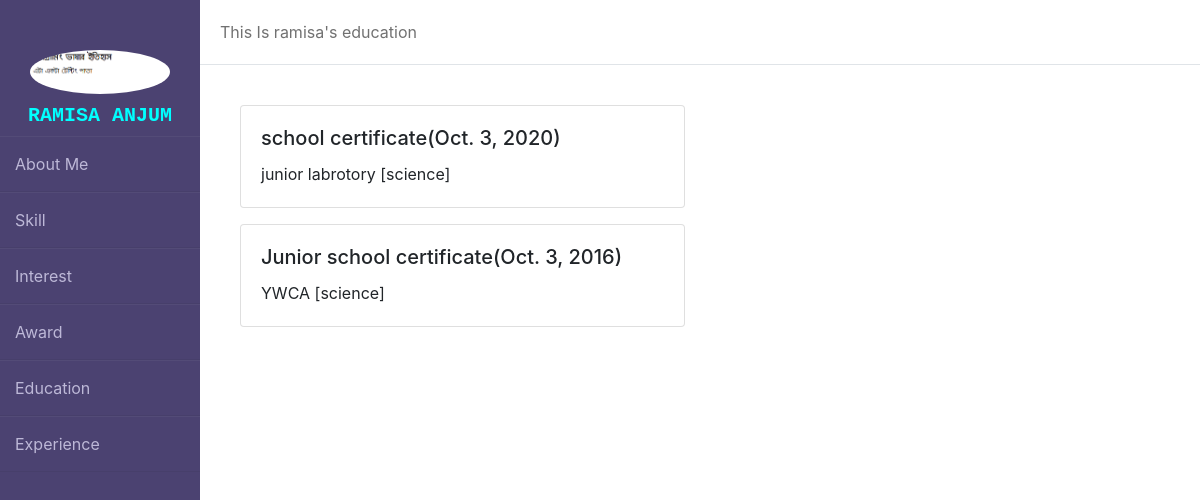
The page /portfolio/ramisa/education on the database its author committed.
### portfolioapp/models.py (models this page shows, shortened)
class Profile(models.Model):
    user = models.OneToOneField(User, on_delete=models.CASCADE)
    name = models.CharField(max_length = 250)
    photo = models.ImageField()
    address = models.CharField(max_length = 250, blank = True, null = True)
    fb_id = models.CharField(max_length = 250, blank=True, null=True)
    linkedin_id = models.CharField(max_length = 250, blank=True, null=True)

class Education(models.Model):
    user = models.ForeignKey(User, on_delete=models.CASCADE)
    name_of_institution = models.CharField(max_length = 250)
    passing_year = models.DateField()
    department = models.CharField(max_length = 250)
    name_of_degree = models.CharField(max_length = 250)

### portfolioapp/views.py (the view)
# urls.py: path('<name>/education', education, name='education'),
def education(request, name):
    profile = Profile.objects.get(user__username = name)
    education = Education.objects.filter(user__username = name)
    context = {'education':education, 'name':name, 'title':'education', 'profile':profile}
    return render(request, 'education.html', context)

### templates/education.html (shortened to what this page needs)
{% extends 'base.html' %}
{% block profile %}
<img src="{{profile.photo.url}}">
    <h4>{{ profile.name }}</h4>
{% endblock %}
{% block name %}
    {{ name }}<span>'s </span>{{ title }}
{% endblock %}
{% block content %}
    {% for i in education %}
    <div class="row mt-3">
        <div class="col-sm-6">
          <div class="card">
            <div class="card-body">
              <h5 class="card-title">{{ i.name_of_degree }}({{ i.passing_year }})</h5>
              <p class="card-text">{{ i.name_of_institution }} [{{ i.department }}]</p>
            </div>
          </div>
        </div>
      </div>
    {% endfor %}
{% endblock %}

### templates/base.html (shortened to what this page needs)
{% load static %}
<!DOCTYPE html>
<html>
    <head>
        <link rel="stylesheet" href="{% static 'css/style.css' %}">
       <link rel="stylesheet" href="https://maxcdn.bootstrapcdn.com/bootstrap/4.0.0/css/bootstrap.min.css">
    </head>
    <body>
        <div class="wrapper">
            <div class="sidebar">
                <center>
                    {% block profile %}
                    {% endblock %}
                </center>
            <ul>
                <li><a href="about-me">About Me</a></li>
                <li><a href="skill">Skill</a></li>
                <li><a href="interest">Interest</a></li>
                <li><a href="award">Award</a></li>
                <li><a href="education">Education</a></li>
                <li><a href="experience">Experience</a></li>
            </ul>
            </div>
            <div class="main_content">
                <div class="header">This Is {% block name %}{% endblock %}</div>
                <div class="info">
                    <div>
                        {% block content %}
                        {% endblock %}
                    </div>
                </div>
            </div>
        </div>
    </body>
</html>

### static/css/style.css (style rules this page uses)
* { margin: 0; padding: 0; text-decoration: none; list-style: none; }
body { background:#f3f5f9; }
.wrapper { display: flex; position: relative; }
.wrapper .sidebar { position: fixed; width: 200px; height: 100%; background: #4b4271; padding: 30px 0; }
.wrapper .sidebar ul li { padding: 15px; border-bottom: 1px solid rgba(0,0,0,0.05); border-top: 1px solid rgba(225,225,225,0.05); }
.wrapper .sidebar ul li a { color: #bdb8d7; display: block; }
.wrapper .main_content { width: 100%; margin-left: 200px; }
.wrapper .main_content .header { padding: 20px; color: #717171; background: #fff; border-bottom: 1px solid #e0e4e8; }
.wrapper .main_content .info { margin: 40px; line-height: 25px; text-align: justify; text-justify: inter-word; }
.sidebar img { width: 70%; height: 100%; border-radius: 100%; margin-bottom: 10px; margin-top: 20px; }
.sidebar h4 { font-size: 20px; font-weight: 900; font-family: 'Courier New', Courier, monospace; color: aqua; text-transform: uppercase; }

### rows shown on the page
Profile: photo (picture), name "RAMISA ANJUM"
Education: name_of_degree "school certificate", passing_year "Oct. 3, 2020", name_of_institution "junior labrotory", department "science"
Education: name_of_degree "Junior school certificate", passing_year "Oct. 3, 2016", name_of_institution "YWCA", department "science"

### other values the page prints
{{ name }} "ramisa"
{{ title }} "education"
